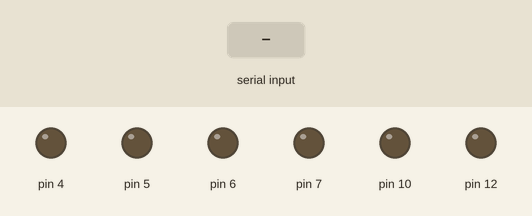
Bench run of a sketch on a simulated Arduino Uno, built with avr-gcc and run on an emulated ATmega328P. Parts: output pins drawn as LEDs (lit = HIGH). The test bench sets the inputs (shaded band). What the sketch prints to the serial monitor is not drawn.

Above: at 1.2 s.
1.3 s: "1" received over Serial
At 2.4 s:
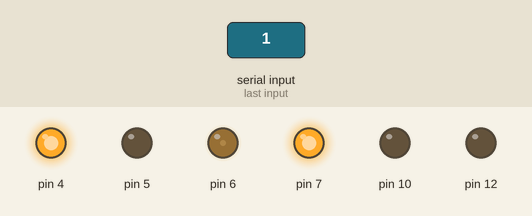
2.8 s: "0" received over Serial
At 3.6 s:
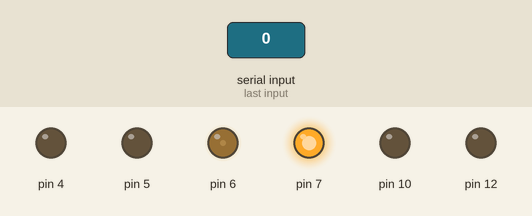
4.3 s: "2" received over Serial
At 4.7 s:
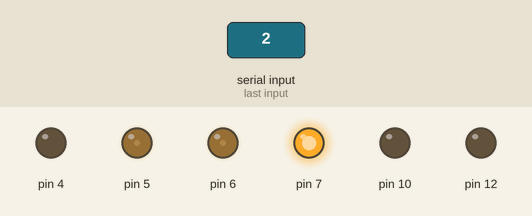
Timing chart, 0 to 7.3 s (numbered marks = the images above; inputs shaded):
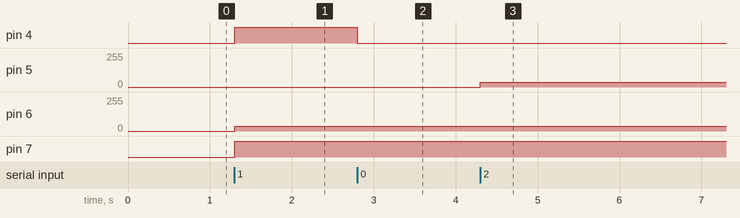

The sketch:

Violator500.ino
```cpp
#include "RobotIO.h"

class Sensor {
private:
	int m_InputPin;
	int m_OutputPin;
public:
	Sensor()
	{
	}

	Sensor(int trig, int echo) : m_InputPin(trig), m_OutputPin(echo)
	{
		pinMode(m_InputPin, INPUT);
		pinMode(m_OutputPin, OUTPUT);
	}

	uint32_t GetDistance()
	{
		digitalWrite(m_OutputPin, LOW);
		delayMicroseconds(2);
		digitalWrite(m_OutputPin, HIGH);
		delayMicroseconds(10);
		digitalWrite(m_OutputPin, LOW);

		return pulseIn(m_InputPin, HIGH);
	}
};

class Engine {
private:
	int m_DirectionPin;
	int m_SpeedPin;
public:
	Engine()
	{
	}

	Engine(int directionPin, int speedPin)
	{
		m_DirectionPin = directionPin;
		m_SpeedPin = speedPin;
		pinMode(m_DirectionPin, OUTPUT);
		pinMode(m_SpeedPin, OUTPUT);
	}

	void SetDirection(int engineDirection)
	{
		digitalWrite(m_DirectionPin, engineDirection);
	}

	void SetSpeed(int engineSpeed)
	{
		analogWrite(m_SpeedPin, engineSpeed);
	}
};

Engine Engines[2];
const int EngineCount = 2;

Sensor Sensors[2];
void setup()
{
	Engines[0] = Engine(4, 5);
	Engines[1] = Engine(7, 6);

	Sensors[0] = Sensor(13, 12);
	Sensors[1] = Sensor(11, 10);
	Serial.begin(9600);
}


void loop()
{
	if (millis() % 90 == 0)
	{
		RobotOutput o;
		o.Magic = RobotOutput::MagicBytes;
		o.Sensors[0] = 20;// Sensors[0].GetDistance();
		o.Sensors[1] = 20;// Sensors[1].GetDistance();
		o.Hash = RobotOutput::CalculateHash(o);
		Serial.write((char*)&o, 16);
		delay(1);
	}
	int count = Serial.available();
	if (count)
	{
		RobotInput input[64];
		count = Serial.readBytes((char*)&input, count);

		if (count > 0)
		{
			count--;

			Engines[0].SetDirection(input[count].DirectionL);
			Engines[0].SetSpeed(input[count].PowerL * 36);
			Engines[1].SetDirection(input[count].DirectionR);
			Engines[1].SetSpeed(input[count].PowerR * 36);
		}
	}
}
```

RobotIO.h
```cpp
#pragma once

#ifdef ARDUINO
#include "Arduino.h"
#endif

const uint8_t kSensorCount = 2;

struct RobotInput
{
public:
	uint8_t DirectionL : 1;
	uint8_t PowerL : 3;
	uint8_t DirectionR : 1;
	uint8_t PowerR : 3;
};

struct RobotOutput
{
public:
	static const uint32_t MagicBytes = 0x11111111;
	uint32_t Magic;
	uint32_t Hash;
	uint32_t Sensors[kSensorCount];

	static inline uint32_t CalculateHash(const RobotOutput& e)
	{
		uint32_t hash = 0;
		for (int i = 0; i < kSensorCount; i++)
		{
			hash ^= e.Sensors[i];
		}
		return hash;
	}
};

#if !ARDUINO
struct IncomingData
{
public:
	DirectX::XMFLOAT2 robotPosition;
	float robotRotation;
	DirectX::XMFLOAT2 data[kSensorCount];
};
#endif
```

Measured:
- after the input at 1.3 s, pin 4, pin 7: LOW → HIGH at once; pin 6: 0/255 → 36/255 at once
- after the input at 2.8 s, pin 4: HIGH → LOW at once
- after the input at 4.3 s, pin 5: 0/255 → 36/255 at once
